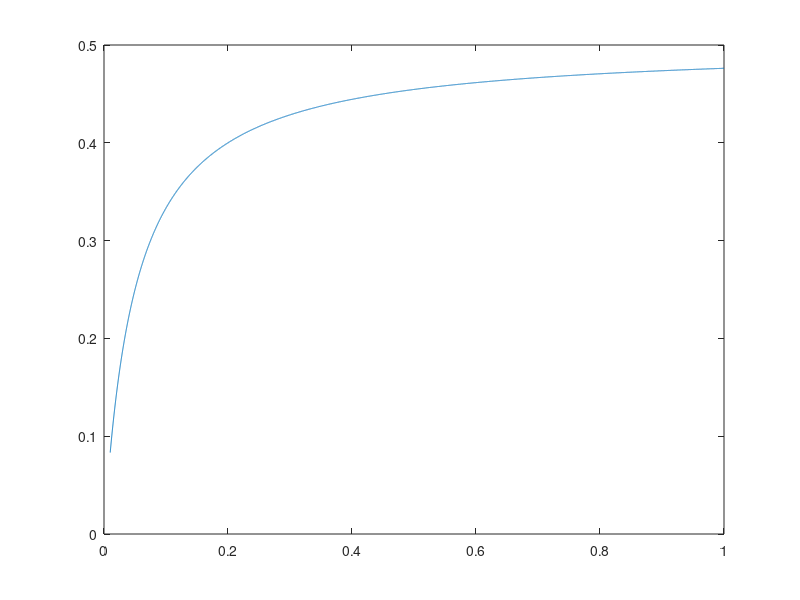

Recreate this plot in MATLAB.
alpha = 2e-5;%linspace(1e-6, 2e-5, 10000); %positive
k = 0.5;%linspace(0.1, 10, 10000);
m = linspace(0,0.999999,10000);
L = 0.9;%linspace (0.1, 100, 10000);
Pm = (0.5e-5)^2*20;%linspace(0,42,10000);
I0 = 300;%linspace(100,1000,10000);
P = zeros(size(m));
for i=1:length(m)
    a = alpha*k/(1-m(i))*I0;
    num = a + Pm;
    den = a*exp(-1*k*L)+Pm;
    P(i) = (Pm/k)*log(num/den);
end

um = 0.5;
wg = 0.05;%linspace(0.01, 1, 10001);
ws = linspace(0.01,1,10001);%0.03;
u = zeros(size(ws));

for i=1:length(ws)
    w = ws(i)+wg;
    u(i) = um*ws(i)/w;
end

plot(ws,u)